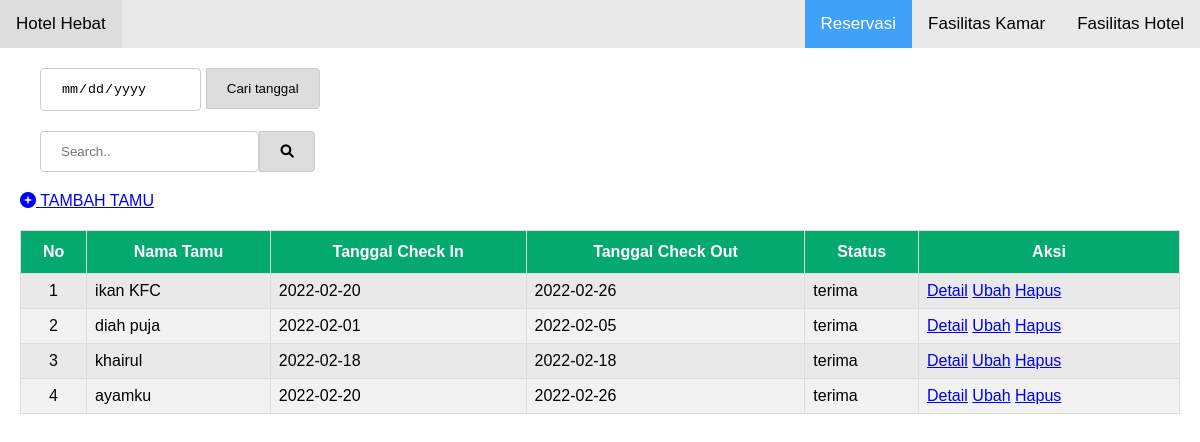
/app/page/reservasi/reservasi.php, run on the app's committed database.
### tables this page shows
CREATE TABLE `transaksi` (
  `id` int(11) NOT NULL,
  `nama_pemesan` varchar(100) DEFAULT NULL,
  `email` varchar(100) DEFAULT NULL,
  `phone` varchar(100) DEFAULT NULL,
  `nama_tamu` varchar(255) DEFAULT NULL,
  `tipe_fasilitas` varchar(100) DEFAULT NULL,
  `check_in` date DEFAULT NULL,
  `check_out` date DEFAULT NULL,
  `jumlah_kamar` int(11) DEFAULT NULL,
  `status_pemesanan` varchar(100) DEFAULT NULL,
  `created_at` date DEFAULT NULL,
  `updated_at` date DEFAULT NULL
);

### app/page/reservasi/reservasi.php (the view, shortened to what this page needs)
<?php include "../../templates-admin/header.php"; ?>
<div class="main">
  <div class="search">
    <div class="search-container">
      <form action="" method="post">
        <input type="date" class="calender" id="search-by-date" name="search-by-date">
        <button type="submit" class="btn-search" name="cari">Cari tanggal</button>
      </form>
    </div>
    <div class="search-container">
      <form action="" method="post">
        <input type="text" placeholder="Search.." id="search" name="search" class="search-input">
        <button type="submit" class="btn-search" name="cari"><i class="fa-solid fa-magnifying-glass"></i></button>
      </form>
    </div>
  </div>
  <div class="section">
    <a href="tambah_tamu.php"><i class="fa-solid fa-circle-plus"></i> TAMBAH TAMU</a>
  </div>
  <div>
    <table id="customers">
      <thead>
        <tr>
          <th scope="col">No</th>
          <th scope="col">Nama Tamu</th>
          <th scope="col">Tanggal Check In</th>
          <th scope="col">Tanggal Check Out</th>
          <th scope="col">Status</th>
          <th scope="col">Aksi</th>
        </tr>
      </thead>
      <tbody>
        <?php
        include '../../config/koneksi.php';
        $no = 1;
        $data = mysqli_query($koneksi, "SELECT * FROM transaksi");
        while ($user = mysqli_fetch_array($data)) {
        ?>
          <tr>
            <td scope="row" style="text-align: center;"><?= $no++ ?></td>
            <td><?= $user['nama_tamu']; ?></td>
            <td><?= $user['check_in']; ?></td>
            <td><?= $user['check_out']; ?></td>
            <td><?= $user['status_pemesanan']; ?></td>
            <td class="d-flex justify-content-evenly">
              <a href="detail_tamu.php?id=<?php echo $user['id']; ?>">Detail</a>
              <a href="edit_tamu.php?id=<?php echo $user['id']; ?>">Ubah</a>
              <a href="hapus_tamu.php?id=<?php echo $user['id']; ?>">Hapus</a>
            </td>
          </tr>
        <?php
        }
        ?>
      </tbody>
    </table>
  </div>
</div>
<?php include "../../templates-admin/footer.php"; ?>

### public/css/style.css (style rules this page uses)
* { box-sizing: border-box; }
body { margin: 0; font-family: Arial, Helvetica, sans-serif; }
.main { margin: 20px; }
.search-container { margin: 20px; }
.section { margin: 20px 0; }
.search .search-container button { padding: 12px 20px; background: #ddd; border: none; cursor: pointer; }
.search .search-container .btn-search { padding: 12px 20px; background: #ddd; border-top-right-radius: 4px; border-bottom-right-radius: 4px; cursor: pointer; margin-left: 0; border: 1px solid #ccc; }
.container input[type=text], input[type=number], input[type=email], input[type=select], input[type=date] { padding: 12px 20px; display: inline-block; border: 1px solid #ccc; box-sizing: border-box; border-radius: 4px; }
.container .search-input { margin-right: -4px; border-top-left-radius: 4px; border-bottom-left-radius: 4px; }
table { font-family: arial, sans-serif; border-collapse: collapse; width: 100%; background-color: #e9e9e9; border-radius: 14px; }
td, th { border: 1px solid e9e9e9; text-align: left; padding: 8px 8px 8px 30px; }

### public/css/style.calender.css (style rules this page uses)
[type="date"] { background: #fff url(https://cdn1.iconfinder.com/data/icons/cc_mono_icon_set/blacks/16x16/calendar_2.png) 93% 50% no-repeat; }

### public/css/style.table.css (style rules this page uses)
#customers { font-family: Arial, Helvetica, sans-serif; border-collapse: collapse; width: 100%; }
#customers td, #customers th { border: 1px solid #ddd; padding: 8px; }
#customers tr th { text-align: center; }
#customers tr:nth-child(even) { background-color: #f2f2f2; }
#customers th { padding-top: 12px; padding-bottom: 12px; text-align: left; background-color: #04aa6d; color: white; }

### data on the page
transaksi: nama_tamu "ikan KFC", check_in "2022-02-20", check_out "2022-02-26", status_pemesanan "terima"
transaksi: nama_tamu "diah puja", check_in "2022-02-01", check_out "2022-02-05", status_pemesanan "terima"
transaksi: nama_tamu "khairul", check_in "2022-02-18", check_out "2022-02-18", status_pemesanan "terima"
transaksi: nama_tamu "ayamku", check_in "2022-02-20", check_out "2022-02-26", status_pemesanan "terima"
